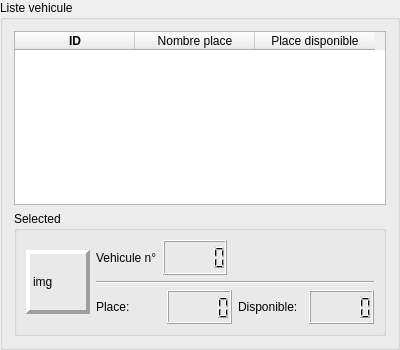
<?xml version="1.0" encoding="UTF-8"?>
<ui version="4.0">
 <class>VehicleListView</class>
 <widget class="QGroupBox" name="VehicleListView">
  <property name="geometry">
   <rect>
    <x>0</x>
    <y>0</y>
    <width>400</width>
    <height>350</height>
   </rect>
  </property>
  <property name="minimumSize">
   <size>
    <width>0</width>
    <height>300</height>
   </size>
  </property>
  <property name="windowTitle">
   <string>vehicleListView</string>
  </property>
  <property name="title">
   <string>Liste vehicule</string>
  </property>
  <layout class="QVBoxLayout" name="verticalLayout_2">
   <item>
    <widget class="QTableWidget" name="vehicleTable">
     <property name="horizontalScrollBarPolicy">
      <enum>Qt::ScrollBarPolicy::ScrollBarAlwaysOff</enum>
     </property>
     <property name="sizeAdjustPolicy">
      <enum>QAbstractScrollArea::SizeAdjustPolicy::AdjustToContentsOnFirstShow</enum>
     </property>
     <property name="editTriggers">
      <set>QAbstractItemView::EditTrigger::NoEditTriggers</set>
     </property>
     <property name="showDropIndicator" stdset="0">
      <bool>false</bool>
     </property>
     <property name="dragDropOverwriteMode">
      <bool>false</bool>
     </property>
     <property name="selectionBehavior">
      <enum>QAbstractItemView::SelectionBehavior::SelectRows</enum>
     </property>
     <attribute name="horizontalHeaderVisible">
      <bool>true</bool>
     </attribute>
     <attribute name="horizontalHeaderMinimumSectionSize">
      <number>50</number>
     </attribute>
     <attribute name="horizontalHeaderDefaultSectionSize">
      <number>120</number>
     </attribute>
     <attribute name="horizontalHeaderHighlightSections">
      <bool>false</bool>
     </attribute>
     <attribute name="horizontalHeaderShowSortIndicator" stdset="0">
      <bool>false</bool>
     </attribute>
     <attribute name="verticalHeaderVisible">
      <bool>false</bool>
     </attribute>
     <column>
      <property name="text">
       <string>ID</string>
      </property>
      <property name="font">
       <font>
        <bold>true</bold>
       </font>
      </property>
     </column>
     <column>
      <property name="text">
       <string>Nombre place</string>
      </property>
      <property name="toolTip">
       <string>&lt;html&gt;&lt;head/&gt;&lt;body&gt;&lt;p&gt;Nombre de place au total dans le véhicule&lt;/p&gt;&lt;/body&gt;&lt;/html&gt;</string>
      </property>
     </column>
     <column>
      <property name="text">
       <string>Place disponible</string>
      </property>
     </column>
    </widget>
   </item>
   <item>
    <widget class="QGroupBox" name="groupBox">
     <property name="minimumSize">
      <size>
       <width>0</width>
       <height>125</height>
      </size>
     </property>
     <property name="maximumSize">
      <size>
       <width>16777215</width>
       <height>125</height>
      </size>
     </property>
     <property name="title">
      <string>Selected</string>
     </property>
     <layout class="QHBoxLayout" name="horizontalLayout_6">
      <item>
       <widget class="QLabel" name="label">
        <property name="minimumSize">
         <size>
          <width>64</width>
          <height>64</height>
         </size>
        </property>
        <property name="maximumSize">
         <size>
          <width>64</width>
          <height>64</height>
         </size>
        </property>
        <property name="frameShape">
         <enum>QFrame::Shape::Panel</enum>
        </property>
        <property name="frameShadow">
         <enum>QFrame::Shadow::Raised</enum>
        </property>
        <property name="lineWidth">
         <number>4</number>
        </property>
        <property name="text">
         <string>img</string>
        </property>
       </widget>
      </item>
      <item>
       <layout class="QVBoxLayout" name="verticalLayout">
        <item>
         <layout class="QHBoxLayout" name="horizontalLayout_5">
          <item>
           <layout class="QHBoxLayout" name="horizontalLayout">
            <item>
             <widget class="QLabel" name="label_2">
              <property name="text">
               <string>Vehicule n°</string>
              </property>
             </widget>
            </item>
            <item>
             <widget class="QLCDNumber" name="lcdNumber">
              <property name="minimumSize">
               <size>
                <width>0</width>
                <height>24</height>
               </size>
              </property>
             </widget>
            </item>
           </layout>
          </item>
          <item>
           <spacer name="horizontalSpacer">
            <property name="orientation">
             <enum>Qt::Orientation::Horizontal</enum>
            </property>
            <property name="sizeHint" stdset="0">
             <size>
              <width>40</width>
              <height>20</height>
             </size>
            </property>
           </spacer>
          </item>
         </layout>
        </item>
        <item>
         <widget class="Line" name="line">
          <property name="orientation">
           <enum>Qt::Orientation::Horizontal</enum>
          </property>
         </widget>
        </item>
        <item>
         <layout class="QHBoxLayout" name="horizontalLayout_4">
          <item>
           <layout class="QHBoxLayout" name="horizontalLayout_2">
            <item>
             <widget class="QLabel" name="label_3">
              <property name="minimumSize">
               <size>
                <width>0</width>
                <height>0</height>
               </size>
              </property>
              <property name="text">
               <string>Place:</string>
              </property>
             </widget>
            </item>
            <item>
             <widget class="QLCDNumber" name="lcdNumber_2">
              <property name="minimumSize">
               <size>
                <width>0</width>
                <height>24</height>
               </size>
              </property>
             </widget>
            </item>
           </layout>
          </item>
          <item>
           <layout class="QHBoxLayout" name="horizontalLayout_3">
            <item>
             <widget class="QLabel" name="label_4">
              <property name="text">
               <string>Disponible:</string>
              </property>
             </widget>
            </item>
            <item>
             <widget class="QLCDNumber" name="lcdNumber_3">
              <property name="minimumSize">
               <size>
                <width>0</width>
                <height>24</height>
               </size>
              </property>
             </widget>
            </item>
           </layout>
          </item>
         </layout>
        </item>
       </layout>
      </item>
     </layout>
    </widget>
   </item>
  </layout>
 </widget>
 <resources/>
 <connections/>
</ui>
